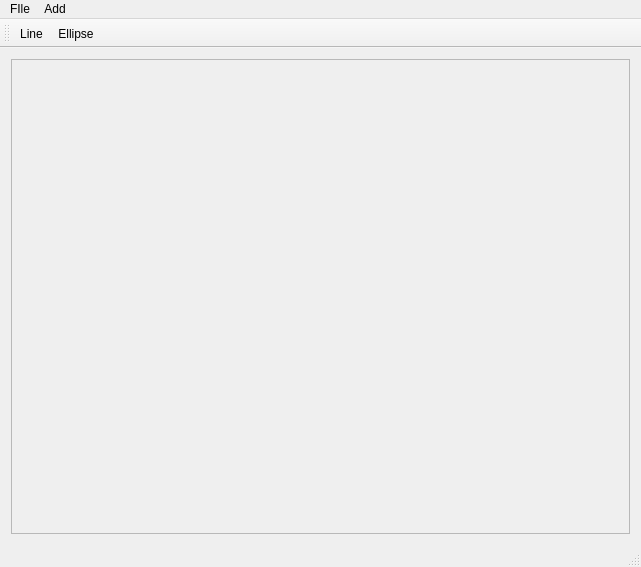
<?xml version="1.0" encoding="UTF-8"?>
<ui version="4.0">
 <class>MainWindow</class>
 <widget class="QMainWindow" name="MainWindow">
  <property name="geometry">
   <rect>
    <x>0</x>
    <y>0</y>
    <width>641</width>
    <height>567</height>
   </rect>
  </property>
  <property name="windowTitle">
   <string>MainWindow</string>
  </property>
  <widget class="QWidget" name="centralWidget">
   <layout class="QGridLayout" name="gridLayout">
    <item row="0" column="0">
     <widget class="QFrame" name="canvasFrame">
      <property name="frameShape">
       <enum>QFrame::StyledPanel</enum>
      </property>
      <property name="frameShadow">
       <enum>QFrame::Raised</enum>
      </property>
      <layout class="QHBoxLayout" name="horizontalLayout"/>
     </widget>
    </item>
   </layout>
  </widget>
  <widget class="QMenuBar" name="menuBar">
   <property name="geometry">
    <rect>
     <x>0</x>
     <y>0</y>
     <width>641</width>
     <height>19</height>
    </rect>
   </property>
   <widget class="QMenu" name="menuFIle">
    <property name="title">
     <string>FIle</string>
    </property>
    <addaction name="actionNew"/>
    <addaction name="actionOpen"/>
    <addaction name="actionSave"/>
    <addaction name="actionSave_As"/>
    <addaction name="actionExit"/>
   </widget>
   <widget class="QMenu" name="menuAdd">
    <property name="title">
     <string>Add</string>
    </property>
    <addaction name="actionLine"/>
    <addaction name="actionEllipse"/>
   </widget>
   <addaction name="menuFIle"/>
   <addaction name="menuAdd"/>
  </widget>
  <widget class="QToolBar" name="mainToolBar">
   <attribute name="toolBarArea">
    <enum>TopToolBarArea</enum>
   </attribute>
   <attribute name="toolBarBreak">
    <bool>false</bool>
   </attribute>
   <addaction name="actionLine"/>
   <addaction name="actionEllipse"/>
  </widget>
  <widget class="QStatusBar" name="statusBar"/>
  <action name="actionNew">
   <property name="text">
    <string>New</string>
   </property>
   <property name="toolTip">
    <string>Create a new document</string>
   </property>
   <property name="shortcut">
    <string>Ctrl+N</string>
   </property>
  </action>
  <action name="actionOpen">
   <property name="text">
    <string>Open</string>
   </property>
   <property name="toolTip">
    <string>Open a document</string>
   </property>
   <property name="shortcut">
    <string>Ctrl+O</string>
   </property>
  </action>
  <action name="actionSave">
   <property name="text">
    <string>Save</string>
   </property>
   <property name="shortcut">
    <string>Ctrl+S</string>
   </property>
  </action>
  <action name="actionSave_As">
   <property name="text">
    <string>Save As...</string>
   </property>
   <property name="toolTip">
    <string>Save As...</string>
   </property>
   <property name="shortcut">
    <string>Ctrl+Shift+S</string>
   </property>
  </action>
  <action name="actionExit">
   <property name="text">
    <string>Exit</string>
   </property>
   <property name="toolTip">
    <string>Exit the application</string>
   </property>
   <property name="shortcut">
    <string>Alt+Q</string>
   </property>
  </action>
  <action name="actionLine">
   <property name="checkable">
    <bool>true</bool>
   </property>
   <property name="text">
    <string>Line</string>
   </property>
   <property name="toolTip">
    <string>Create a line</string>
   </property>
   <property name="shortcut">
    <string>Shift+A, L</string>
   </property>
  </action>
  <action name="actionEllipse">
   <property name="checkable">
    <bool>true</bool>
   </property>
   <property name="text">
    <string>Ellipse</string>
   </property>
   <property name="toolTip">
    <string>Create an ellipse</string>
   </property>
   <property name="shortcut">
    <string>Shift+A, E</string>
   </property>
  </action>
 </widget>
 <layoutdefault spacing="6" margin="11"/>
 <resources/>
 <connections/>
</ui>
